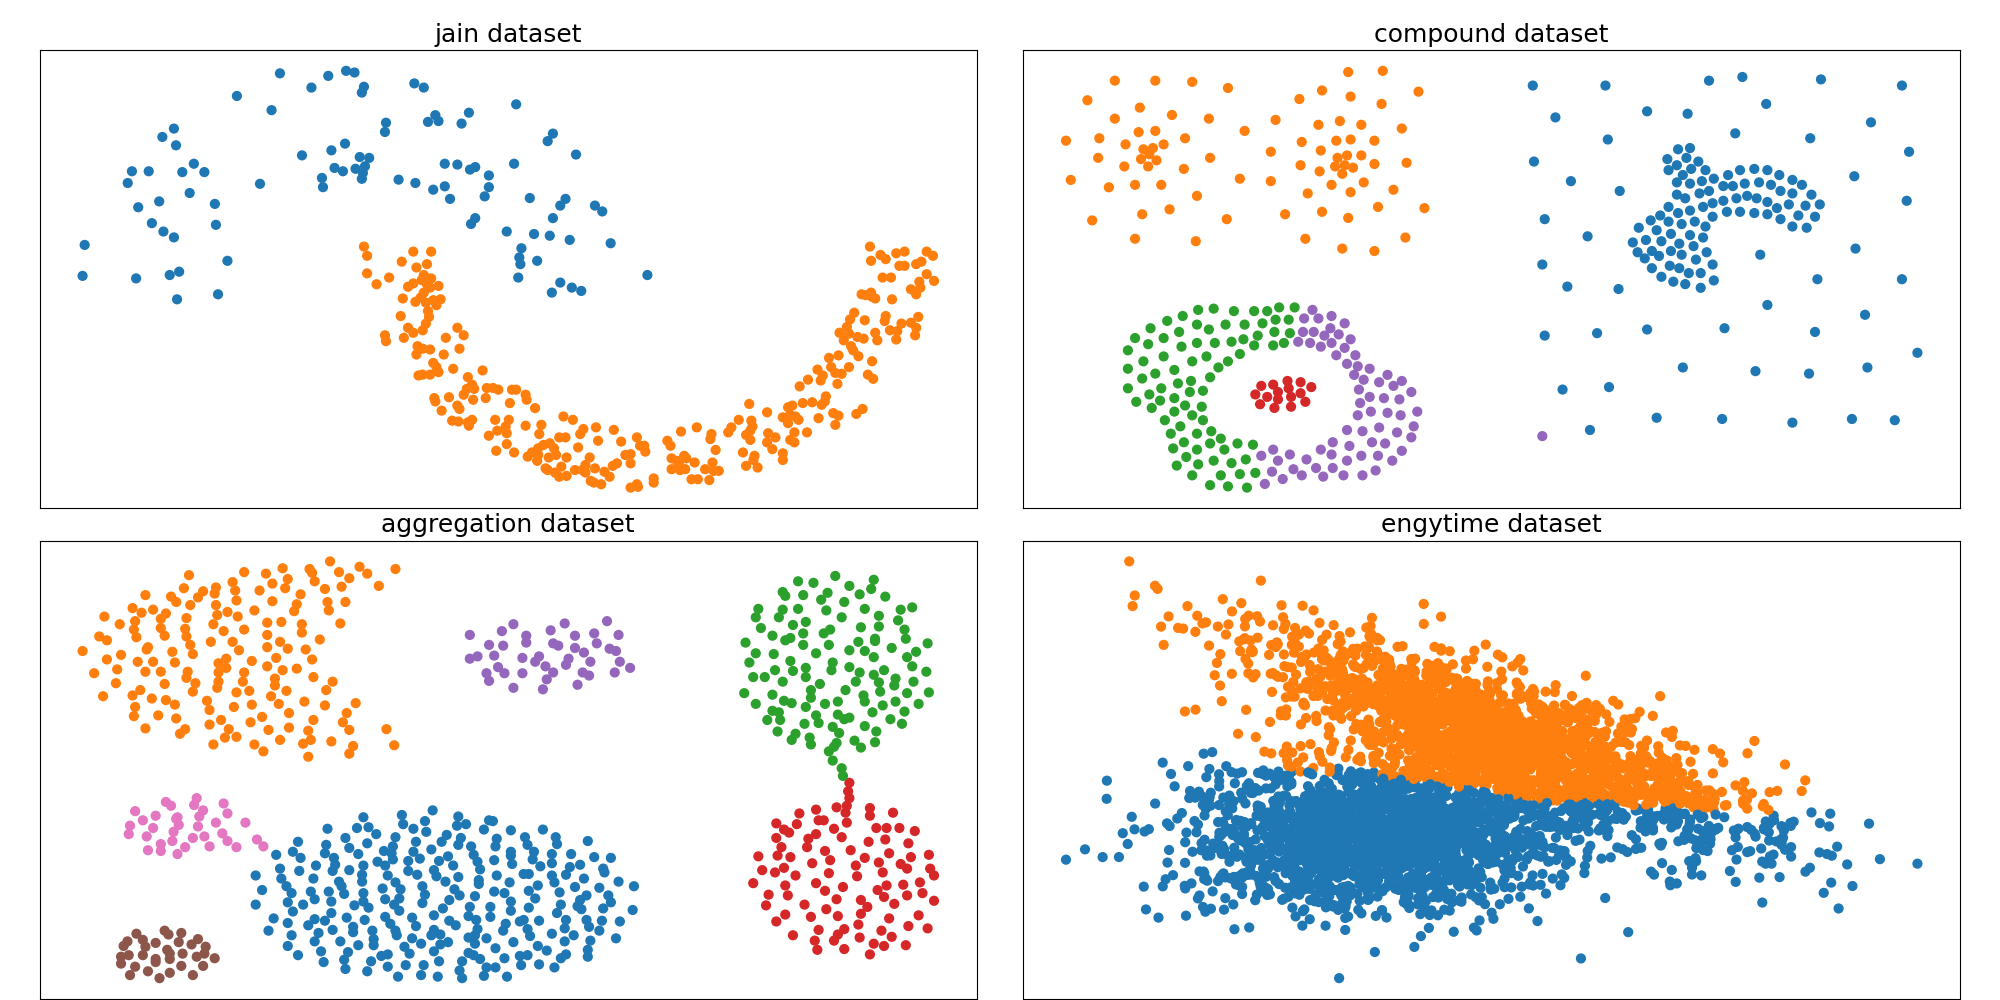

Reproduce this figure in Python.
from sklearn.cluster import SpectralClustering
from sklearn.neighbors import NearestNeighbors, kneighbors_graph
from sklearn.metrics.pairwise import pairwise_kernels
import matplotlib.pyplot as plt
import time
from itertools import islice, cycle
import numpy as np
import clustbench

np.random.seed(0)

colours_distinct=[
    "#1f77b4", "#ff7f0e", "#2ca02c", "#d62728", "#9467bd", "#8c564b",
    "#e377c2",  "#bcbd22", "#17becf", "#aec7e8", "#ffbb78",
    "#98df8a", "#ff9896", "#c5b0d5", "#c49c94", "#f7b6d2", "#c7c7c7",
    "#dbdb8d", "#9edae5", "#8c6d31", "#393b79", "#ad494a", "#3182bd",
    "#ffbb78", "#ff7f0e", "#2ca02c", "#d62728", "#9467bd", "#8c564b",
    "#e377c2", "#7f7f7f", "#bcbd22", "#17becf", "#aec7e8", "#ffbb78",
    "#98df8a", "#ff9896", "#c5b0d5", "#c49c94", "#f7b6d2", "#c7c7c7",
    "#dbdb8d", "#9edae5", "#8c6d31", "#393b79", "#ad494a", "#3182bd",
    "#ffbb78", "#ff7f0e", "#2ca02c", "#d62728", "#9467bd", "#8c564b",
    "#e377c2", "#7f7f7f", "#bcbd22", "#17becf", "#aec7e8", "#ffbb78",
    "#98df8a", "#ff9896", "#c5b0d5", "#c49c94", "#f7b6d2", "#c7c7c7",
    "#dbdb8d", "#9edae5", "#8c6d31", "#393b79", "#ad494a", "#3182bd",
    "#ffbb78", "#ff7f0e", "#2ca02c", "#d62728", "#9467bd", "#8c564b",
    "#e377c2", "#7f7f7f", "#bcbd22", "#17becf", "#aec7e8", "#ffbb78",
    "#98df8a", "#ff9896", "#c5b0d5", "#c49c94", "#f7b6d2", "#c7c7c7",
    "#dbdb8d", "#9edae5", "#8c6d31", "#393b79", "#ad494a", "#3182bd",
    "#ffbb78", "#ff7f0e", "#2ca02c", "#d62728", "#9467bd", "#8c564b",
    "#e377c2", "#7f7f7f", "#bcbd22", "#17becf", "#aec7e8", "#ffbb78",
    "#98df8a", "#ff9896", "#c5b0d5", "#c49c94", "#f7b6d2", "#c7c7c7",
    "#dbdb8d", "#9edae5", "#8c6d31", "#393b79", "#ad494a", "#3182bd"
    ]



# Load data
jain=clustbench.load_dataset('sipu', 'jain')
jain=jain.data
compound=clustbench.load_dataset('sipu', 'compound')
compound=compound.data
aggregation=clustbench.load_dataset('sipu', 'aggregation')
aggregation=aggregation.data
engytime=clustbench.load_dataset('fcps', 'engytime')
engytime=engytime.data

# FIT MODELS
jain_model = SpectralClustering(n_clusters=2, affinity='nearest_neighbors', n_neighbors=10, assign_labels='kmeans').fit(jain)
compound_model = SpectralClustering(n_clusters=5, affinity='nearest_neighbors', n_neighbors=15, assign_labels='kmeans').fit(compound)
aggregation_model = SpectralClustering(n_clusters=7, affinity='nearest_neighbors', n_neighbors=20, assign_labels='kmeans').fit(aggregation)
engytime_model = SpectralClustering(n_clusters=2, affinity='nearest_neighbors', n_neighbors=8, assign_labels='kmeans').fit(engytime)

# PLOT
plt.figure(figsize=(20, 10))
plt.subplots_adjust(left=0.02, right=0.98, bottom=0.001, top=0.95, wspace=0.05, hspace=0.07)

plt.subplot(2, 2, 1)
colors = np.array(list(islice(cycle(colours_distinct), int(max(jain_model.labels_) + 1))))
plt.scatter(jain[:, 0], jain[:, 1], s=40, color=colors[jain_model.labels_])
plt.title("jain dataset", size=18)
plt.xticks(())
plt.yticks(())

plt.subplot(2, 2, 2)
colors = np.array(list(islice(cycle(colours_distinct), int(max(compound_model.labels_) + 1))))
plt.scatter(compound[:, 0], compound[:, 1], s=40, color=colors[compound_model.labels_])
plt.title("compound dataset", size=18)
plt.xticks(())
plt.yticks(())

plt.subplot(2, 2, 3)
colors = np.array(list(islice(cycle(colours_distinct), int(max(aggregation_model.labels_) + 1))))
plt.scatter(aggregation[:, 0], aggregation[:, 1], s=40, color=colors[aggregation_model.labels_])
plt.title("aggregation dataset", size=18)
plt.xticks(())
plt.yticks(())

plt.subplot(2, 2, 4)
colors = np.array(list(islice(cycle(colours_distinct), int(max(engytime_model.labels_) + 1))))
plt.scatter(engytime[:, 0], engytime[:, 1], s=40, color=colors[engytime_model.labels_])
plt.title("engytime dataset", size=18)
plt.xticks(())
plt.yticks(())

plt.savefig('spectral.pdf')